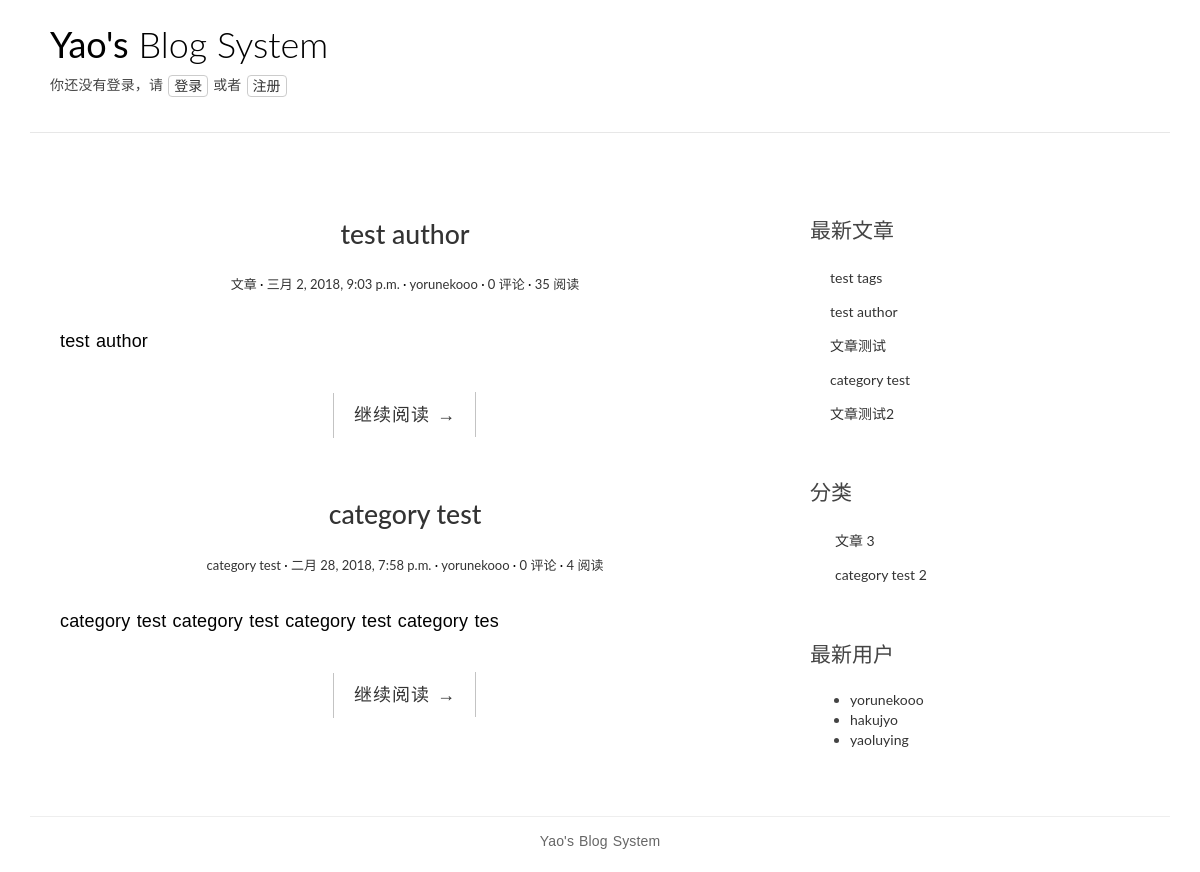
/author/1/, run on an earlier commit of the app's database.
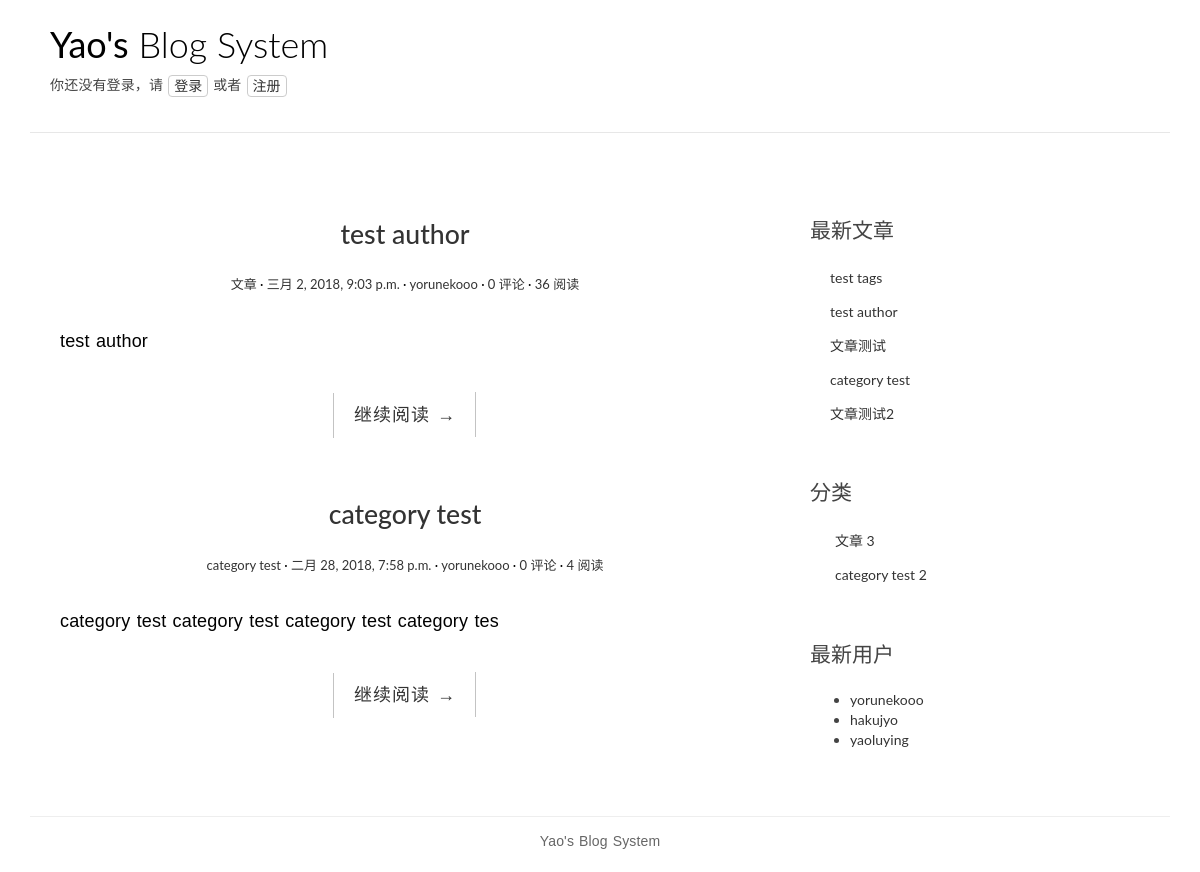
And on a later commit of the database.
### blog/models.py (models this page shows, shortened)
@python_2_unicode_compatible
class Post(models.Model):
    title = models.CharField(max_length=70)
    body = models.TextField()
    created_time = models.DateTimeField()
    modified_time = models.DateTimeField()
    excerpt = models.CharField(max_length=200, blank=True)
    category = models.ForeignKey(Category, on_delete=models.CASCADE,)
    tags = models.ManyToManyField(Tag, blank=True)
    author = models.ForeignKey(settings.AUTH_USER_MODEL, on_delete=models.CASCADE,)
    views = models.PositiveIntegerField(default=0)
    def get_absolute_url(self):
        return reverse('blog:detail', kwargs={'pk': self.pk})
    class Meta:
        ordering = ['-created_time']

@python_2_unicode_compatible
class Category(models.Model):
    name = models.CharField(max_length=100)

### users/models.py (models this page shows)
@python_2_unicode_compatible
class User(AbstractUser):
    nickname = models.CharField(max_length=50, blank=True)
    friends = models.ManyToManyField('self')
    def get_absolute_url(self):
        return reverse('blog:author', kwargs={'pk': self.pk})
    class Meta(AbstractUser.Meta):
        pass

### blog/views.py (the view)
# urls.py: url(r'^author/(?P<pk>[0-9]+)/$', views.author, name='author'),
def author(request, pk):
    auth = get_object_or_404(User, pk=pk)
    post_list = Post.objects.filter(author=auth)
    return render(request, 'blog_filter.html', context={'post_list': post_list})

### blog/templatetags/blog_tags.py (called while the page is built)
@register.simple_tag
def get_recent_posts(num=5):
    return Post.objects.all().order_by('-created_time')[:num]

@register.simple_tag
def get_categories():
    return Category.objects.annotate(num_posts=Count('post')).filter(num_posts__gt=0)

@register.simple_tag
def get_users():
    return User.objects.all()

### blog/templates/blog_filter.html (shortened to what this page needs)
{% extends 'base.html' %}
{% load staticfiles %}
{% load blog_tags %}
{% block main %}
    {% for post in post_list %}
        <article class="post post-{{ post.pk }}">
            <header class="entry-header">
                <h1 class="entry-title">
                    <a href="{{ post.get_absolute_url }}">{{ post.title }}</a>
                </h1>
                <div class="entry-meta">
                    <span class="post-category"><a href="#">{{ post.category.name }}</a></span>
                    <span class="post-date"><a href="#"><time class="entry-date" datetime="{{ post.created_time }}">{{ post.created_time }}</time></a></span>
                    <span class="post-author"><a href="{{ post.author.get_absolute_url }}">{{ post.author }}</a></span>
                    <span class="comments-link"><a href="#">{{ post.comment_set.count }} 评论</a></span>
                    <span class="views-count"><a href="#">{{ post.views }} 阅读</a></span>
                </div>
            </header>
            <div class="entry-content clearfix">
              <p>{{ post.excerpt }}</p>
              <div class="read-more cl-effect-14">
                <a href="{{ post.get_absolute_url }}" class="more-link">继续阅读 <span class="meta-nav">→</span></a>
              </div>
            </div>
        </article>
    {% empty %}
        <div class="no-post">暂时还没有发布的文章！</div>
    {% endfor %}
{% endblock main %}
{% block aside %}
    {% include 'asides/recent-posts.html' %}
    {% include 'asides/category.html' %}
    {% include 'asides/recent-users.html' %}
{% endblock aside %}

### blog/templates/asides/recent-posts.html
{% load staticfiles %}
{% load blog_tags %}
{% block recent-posts%}
    <div class="widget widget-recent-posts">
        <h3 class="widget-title">最新文章</h3>
        {% get_recent_posts as recent_post_list %}
        <ul>
            {% for post in recent_post_list %}
            <li>
                <a href="{{ post.get_absolute_url }}">{{ post.title }}</a>
            </li>
            {% empty %}
            暂无文章！
            {% endfor %}
        </ul>
    </div>
{% endblock recent-posts %}

What changed in the data, as far as the page shows it:
changed Post "test author": views "35" → "36"
